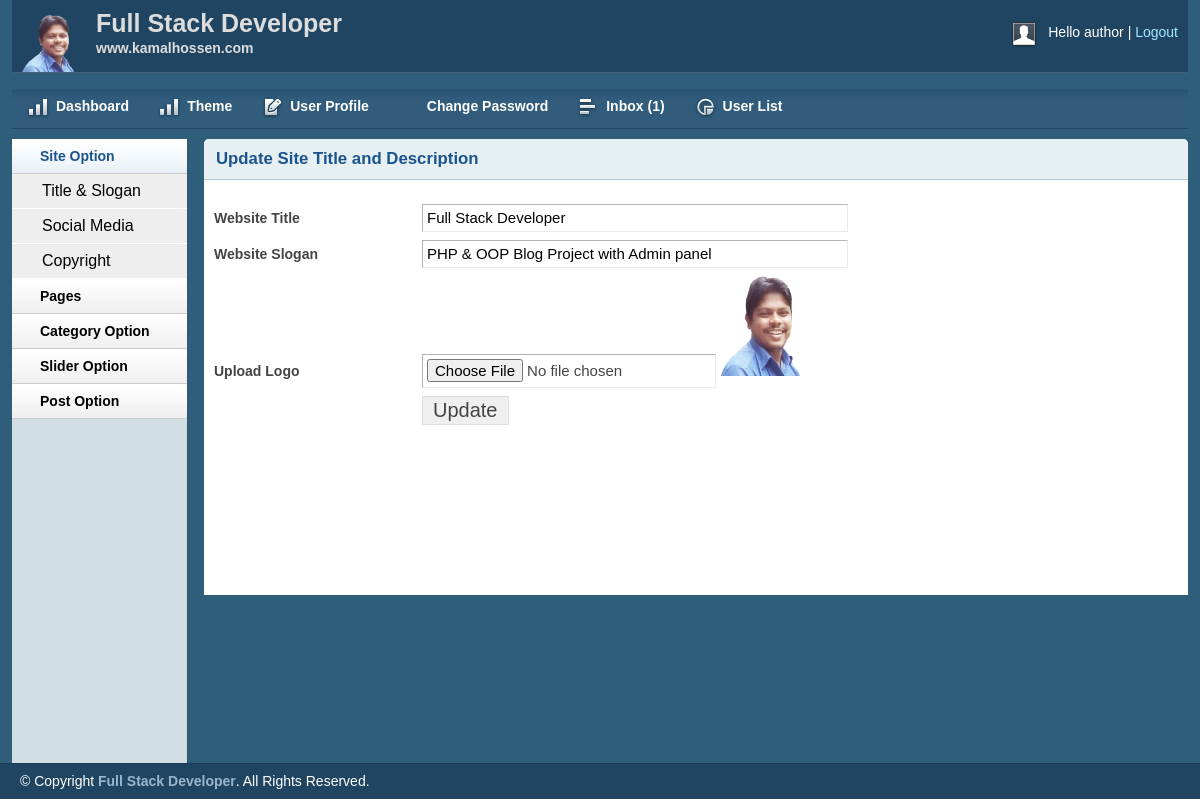
The page /admin/titleslogan.php (signed in) on the database its author committed.
### tables this page shows
CREATE TABLE `title_slogan` (
  `id` int(11) NOT NULL,
  `title` varchar(255) NOT NULL,
  `slogan` varchar(255) NOT NULL,
  `logo` varchar(255) NOT NULL
);

### lib/Database.php (called while the page is built, shortened)
<?php
Class Database{
	public $host   = DB_HOST;
	public $user   = DB_USER;
	public $pass   = DB_PASS;
	public $dbname = DB_NAME;
	public $link;
    private function connectDB(){
        $this->link = new mysqli($this->host, $this->user, $this->pass, $this->dbname);
    }
	public function select($query){
		$result = $this->link->query($query) or die($this->link->error.__LINE__);
		if($result->num_rows > 0){
			return $result;
		} else {
			return false;
		}
	}
}

### admin/titleslogan.php (the view, shortened to what this page needs)
<?php
include ('inc/header.php');
include ('inc/sidebar.php');
?>
        <div class="grid_10">
            <div class="box round first grid">
                <h2>Update Site Title and Description</h2>
        <?php
        $query = "SELECT * FROM title_slogan WHERE id='1'";
        $blog_title = $db->select($query);
        if ($blog_title){
        while ($result = $blog_title->fetch_assoc()){
        ?>
        <div class="block sloginblock">
         <form action="" method="POST" enctype="multipart/form-data">
            <table class="form">
                <tr>
                    <td>
                        <label>Website Title</label>
                    </td>
                    <td>
                        <input type="text" value="<?php echo $result['title']; ?>" name="title" class="medium" />
                    </td>
                </tr>
				 <tr>
                    <td>
                        <label>Website Slogan</label>
                    </td>
                    <td>
                        <input type="text" value="<?php echo $result['slogan']; ?>" name="slogan" class="medium" />
                    </td>
                </tr>
                <tr>
                    <td>
                        <label>Upload Logo</label>
                    </td>
                    <td>
                        <input type="file" name="logo"/>
                        <img src="<?php echo $result['logo']; ?>" alt="logo" height="100px" width="80px">
                    </td>
                </tr>
				 <tr>
                    <td>
                    </td>
                    <td>
                        <input type="submit" name="submit" Value="Update" />
                    </td>
                </tr>
            </table>
            </form>
        </div>
        <?php } } ?>
    </div>
</div>
<?php
include ('inc/footer.php');

### admin/css/layout.css (style rules this page uses)
body { background: #fff none repeat scroll 0 0; color: #444; font-size: 14px; padding: 0; }
h1, h2, h3, h4, h5, h6 { line-height:1.2em; margin-bottom:.3em; }
h2 { margin-top:1em; }
.box { background:#fff; margin-bottom:20px; padding:10px 10px 10px 10px; margin-left:-8px; }
.box.grid { padding-bottom:40px; }
.box.round { -moz-border-radius: 5px 5px 0px 0px; -webkit-border-radius: 5px 5px 0px 0px; border-radius: 5px 5px 0px 0px; }
.box h2 { font-size:1.2em; font-weight:bold; color:#1B548D; background:#E6F0F3; margin:-10px -10px 0 -10px; padding:10px 12px; border-bottom:1px solid #B3CBD6; -moz-border-radius: 5px 5px 0px 0px; -webkit-border-radius: 5px 5px 0px 0px; border-radius: 5px 5px 0px 0px; }
.box.first { min-height: 406px; }
.block { padding-top:20px; }
table.form { width:100%; }
table.form td { padding:4px 0px; }
table.form label { font-weight:bold; }
table.form input, table.form select { font-size: 15px; padding: 4px 4px 5px 4px; border-top: 1px solid #b3b3b3; border-left: 1px solid #b3b3b3; border-right: 1px solid #eaeaea; border-bottom: 1px solid #eaeaea; }
table.form input[type="submit"] { border: 1px solid #ddd; color: #444; cursor: pointer; font-size: 20px; padding: 2px 10px; }
input.medium { width: 55%; }
.block { padding-bottom:1px; }

### rows shown on the page
title_slogan: title "Full Stack Developer", slogan "PHP & OOP Blog Project with Admin panel", logo (picture)

### other values the page prints
Session::get('username') "author"
$count "1"
